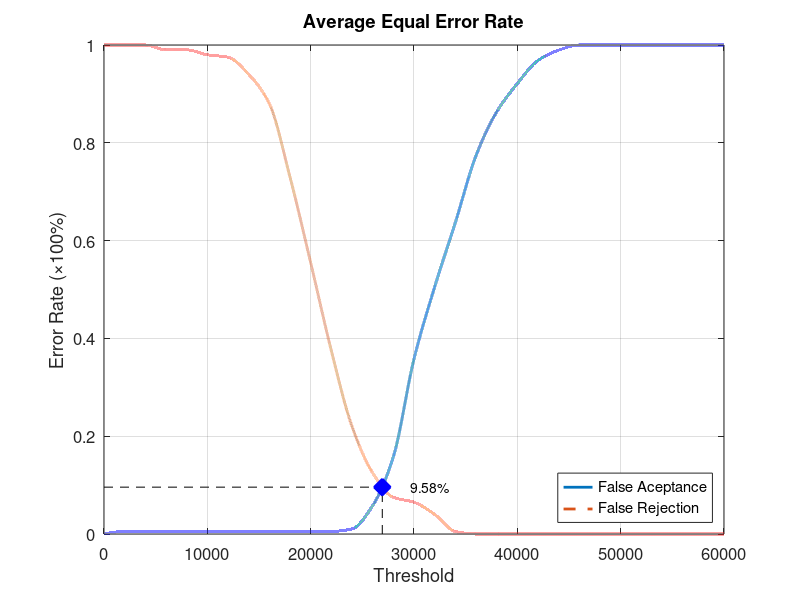
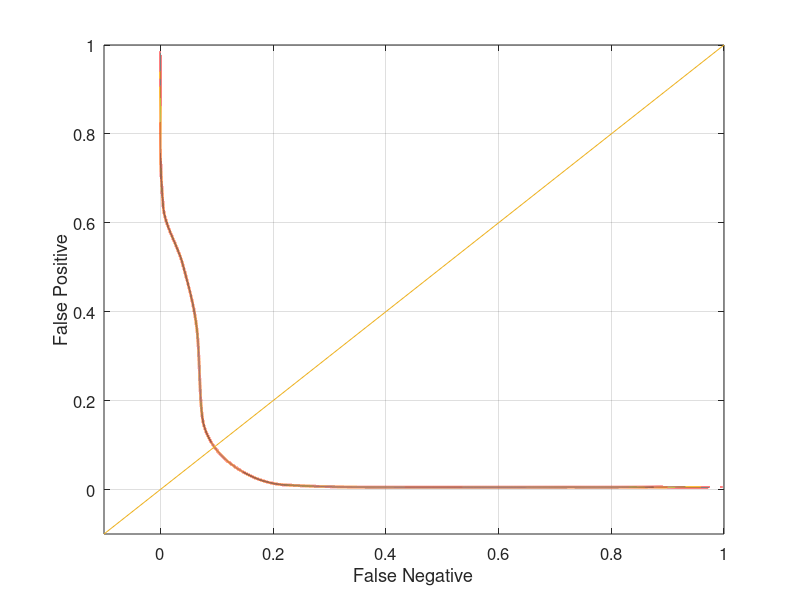

Source code (MATLAB) for these figures, in order:
function yEER = Database5_3
close all;
clear;
clc;
x = 0:2000:60000;
xq = 0:0.5:60000;

y0 = [0 0.00526316 0.00526316 0.00526316 0.00526316 0.00526316 0.00526316 0.00526316 0.00526316 0.00526316 0.00526316 0.00526316 0.0105263 0.0578947 0.157895 0.357895 0.505263 0.636842 0.773684 0.863158 0.921053 0.968421 0.989474 1 1 1 1 1 1 1 1];
yy0 = interp1(x, y0, xq, 'pchip');
y1 = [1 1 1 0.99 0.99 0.98 0.975 0.94 0.88 0.73 0.555 0.375 0.22 0.125 0.075 0.065 0.04 0.005 0 0 0 0 0 0 0 0 0 0 0 0 0];
yy1 = interp1(x, y1, xq, 'pchip');

% Calculating EER: 
y2 = abs(y0 - y1);
find(y2 == min(y2))
yy2 = abs(yy0 - yy1);
xEER = find(yy2 == min(yy2));
xEERIndex = xq(xEER) % X-axis EER
yEER = yy0(xEER) % Y-axis EER

main = figure
plot(xq, yy0,'-','LineWidth', 2);	hold on
plot(xq, yy1,'--','LineWidth', 2);	hold on
plot([xEERIndex xEERIndex], [0 yEER], 'k--');	hold on
plot([0 xEERIndex], [yEER yEER], 'k--');	hold on
plot(xEERIndex, yEER, 'bx', 'LineWidth', 10);	hold on
text(xEERIndex + 10 * xEERIndex / 100, yEER, [num2str(round((10000 * yEER)) / 100) '%'])
legend('False Aceptance', 'False Rejection', 'Location', 'SouthEast')
xlabel('Threshold')
ylabel('Error Rate (\times100%)')
title('Average Equal Error Rate')
set(gca, 'FontSize', 12)
axis([0 60000 0 1])
grid on

print(main, 'Database5_3Main', '-dpng');
FNRxFPR = figure('Color', [1 1 1]);
plot(yy1, yy0, '-', yy1, yy0, 'LineWidth', 2);
hold on
y = -0.1:0.1:1
plot(y, y); 
set(gca, 'FontSize', 12)
xlabel('False Negative')
ylabel('False Positive')
axis([-0.1 1 -0.1 1])
set(gca, 'FontSize', 12)
grid on

print(FNRxFPR, 'Database5_3FNRxFPR','-dpng');
end
